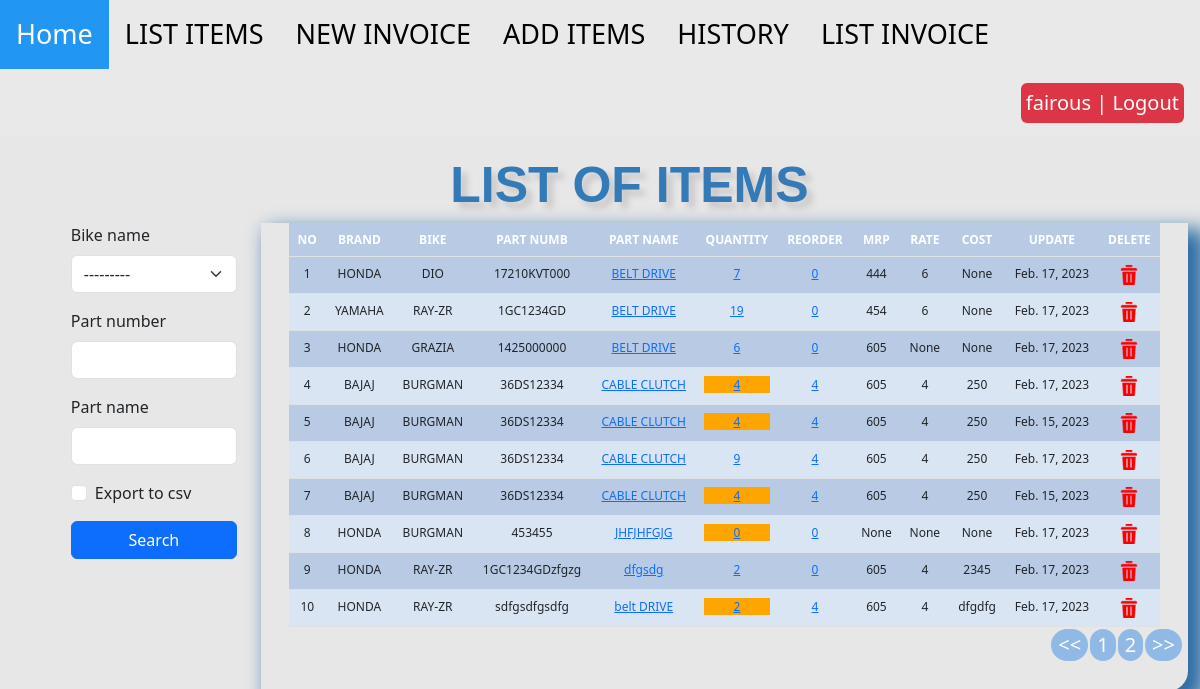
The app's page /list_items/ (signed in) with its own data.
### updatestock/models.py (models this page shows, shortened)
class Bike(models.Model):
    name = models.ForeignKey(Brand, on_delete=models.CASCADE)
    bike_name = models.CharField(max_length=50, blank=True, null=True, choices=bike_name_choice)
    def __str__(self):
        return self.bike_name

class Stock(models.Model):
    brand_name = models.ForeignKey(Brand, on_delete=models.CASCADE)
    bike_name = models.ForeignKey(Bike, on_delete=models.CASCADE, blank=True, null=True)
    part_number = models.CharField(max_length=50, blank=True, null=True)
    part_name = models.CharField(max_length=50, blank=True, null=True)
    mrp_amount = models.CharField(max_length=50, blank=True, null=True)
    exchange_rate = models.CharField(max_length=50, blank=True, null=True)
    shipping_amount = models.CharField(max_length=50, blank=True, null=True)
    cost = models.CharField(max_length=50, blank=True, null=True)
    margine = models.CharField(max_length=50, blank=True, null=True)
    add = models.CharField(max_length=50, blank=True, null=True)
    quantity = models.IntegerField(default=0, blank=True, null=True)
    receive_quantity = models.IntegerField(default=0, blank=True, null=True)
    receive_by = models.CharField(max_length=50, blank=True, null=True)
    issue_quantity = models.IntegerField(default=0, blank=True, null=True)
    issue_by = models.CharField(max_length=50, blank=True, null=True)
    issue_to = models.CharField(max_length=50, blank=True, null=True)
    created_by = models.CharField(max_length=50, blank=True, null=True)
    reorder_level = models.IntegerField(default=0, blank=True, null=True)
    export_to_CSV = models.BooleanField(default=False)
    last_updated = models.DateField(auto_now_add=False, auto_now=True)
    timestamp = models.DateField(auto_now_add=True, auto_now=False)

class Brand(models.Model):
    name = models.CharField(max_length=50, blank=True, null=True)
    def __str__(self):
        return self.name

### updatestock/views.py (the view, shortened to what this page needs)
# urls.py: path('list_items/', views.list_items, name='list_items'),
@login_required
def list_items(request):
    header = 'LIST OF ITEMS'
    form = StockSearchForm(request.POST or None)
    queryset = Stock.objects.all()
    context = {
        "header": header,
        "queryset": queryset,
        "form": form,
    }
    return render(request, "list_items.html", context)

### updatestock/forms.py
class StockSearchForm(forms.ModelForm):
    export_to_CSV = forms.BooleanField(required=False)
    class Meta:
        model = Stock
        fields = ['bike_name', 'part_number', 'part_name']

### updatestock/templates/list_items.html (shortened to what this page needs)
{% load static %}
{% load crispy_forms_filters %}
<head>
    <link href="{% static 'js/jquery-ui-1.13.2/jquery-ui.min.css' %}" rel="stylesheet">
    <link href="{% static 'js/jquery-ui-1.13.2/jquery-ui.structure.min.css' %}" rel="stylesheet">
    <link href="{% static 'js/jquery-ui-1.13.2/jquery-ui.theme.min.css' %}" rel="stylesheet">
    <link href="{% static 'css/bootstrap.min.css' %}" rel="stylesheet">
    <link href="{% static 'js/nprogress/nprogress.css' %}" rel="stylesheet">
    <link href="{% static 'css/stylesheet.css' %}" rel="stylesheet">
</head>
<body>
{% include 'navbar.html' %}
<main role="main" class="container-xxl">
    <div class="jumbotron ">
        <div class="header">{{header}}</div>
        <div class="row">
            <div class="col-sm-2">
                <form method='POST' action=''>{% csrf_token %}
                    {{form|crispy}}
                    <input class="btn btn-primary mybutton" type="submit" value='Search'/>
                </form>
            </div>
            <br>
            <div class="col-sm-10">
                <div class="display_table">
                    <table class='table'>
                        <thead>
                        <tr>
                            <th>NO</th>
                            <th>BRAND</th>
                            <th>BIKE</th>
                            <th>PART NUMB</th>
                            <th>PART NAME</th>
                            <th>QUANTITY</th>
                            <th>REORDER</th>
                            <th>MRP</th>
                            <th>RATE</th>
                            <th>COST</th>
                            <th>UPDATE</th>
                            <th>DELETE</th>
                        </tr>
                        </thead>
                        {% for instance in queryset %}
                        <tr>
                            <td>{{forloop.counter}}</td>
                            <td>{{instance.brand_name}}</td>
                            <td>{{instance.bike_name}}</td>
                            <td>{{instance.part_number}}</td>
                            <td><a href="{% url 'update_items' instance.id %}">{{instance.part_name}}</a></td>
                            <td>
                                {% if instance.quantity <= instance.reorder_level %}
                                <div style="background-color: orange;">
                                    <a href="{% url 'stock_details' instance.id %}">{{instance.quantity}}</a>
                                </div>
                                {% else %}
                                <a href="{% url 'stock_details' instance.id %}">{{instance.quantity}}</a>
                                {% endif %}
                            </td>
                            <td><a href="{% url 'reorder_level' instance.id %}">{{instance.reorder_level}}</a></td>
                            <td>{{instance.mrp_amount}}</td>
                            <td>{{instance.exchange_rate}}</td>
                            <td>{{instance.cost}}</td>
                            <td>{{instance.last_updated}}</td>
                            <td><a href="{% url 'delete_items' instance.id %}"><img
                                    src="{% static 'img/del.png' %}"></a>
                            </td>
                        </tr>
                        {% endfor %}
                    </table>
                </div>
            </div>
        </div>
    </div>
</main>
</body>
</html>

### updatestock/templates/navbar.html
<div class="topnav">
  <a class="active" href="/">Home</a>
    {% if request.user.is_authenticated %}
    <a class="nav-link" href="/list_items">LIST ITEMS</a>
    <a class="nav-link" href="/add_invoice">NEW INVOICE</a>
    <a class="nav-link" href="/add_items">ADD ITEMS</a>
    <a class="nav-link" href="/list_history">HISTORY</a>
    <a class="nav-link" href="/list_invoice">LIST INVOICE</a>
     {% endif %}
  <div class="login-container">
    <ul class="navbar-nav">
            {% if request.user.is_authenticated %}
            <li><a href="/accounts/logout">
                <button class="btn btn-danger">{{ user }} | Logout</button>
            </a></li>
            {% else %}
            <li><a href="/accounts/login"><button class="btn btn-danger">Login</button></a></li>
            {% endif %}
        </ul>
  </div>
</div>

### updatestock/static/css/stylesheet.css (style rules this page uses)
body { background-color: #e7e7e7!important; }
.table { font-size: 12px; text-align: center; width: 95%; margin: auto; text-align: center; }
.table tr:nth-child(odd) { background: #B8CAE4 }
.table tr:nth-child(even) { background: #dae5f4 }
body { background-color: #fff; height: 100%; background-position: center; background-repeat: no-repeat; background-size: cover; }
.table { font-size: 13px; text-align: center; width: 95%; margin: auto; }
.table { font-size: 13px; width: 100%; margin: auto; text-align: center; }
.mybutton { width: 100%; }
th { background-color: #337ab7; color: white; }
.display_table { border-bottom-right-radius: 20px; padding-left: 5px; padding-right: 5px; padding-bottom: 20px; box-shadow: 12px 12px 20px 6px #2e6da4; }
.header { font-family: helvetica; color: #337ab7; font-size: 50px; text-align: center; width: 100%; text-shadow: 6px 6px 6px #c9c6c6; display: block; font-weight: bolder; }
* { box-sizing: border-box; }
.topnav { overflow: hidden; background-color: #e9e9e9; }
.topnav a { float: left; display: block; color: black; text-align: center; padding: 14px 16px; text-decoration: none; font-size: 27px; }
.topnav a.active { background-color: #2196F3; color: white; }
.topnav .login-container { float: right; }
.topnav .login-container button { float: right; padding: 5px; margin-top: 0px; margin-left: 16px; font-size: 20px; border: none; cursor: pointer; }
.jumbotron { background-size: cover; padding-right: $padding-x; padding-left: 5%; padding-top: 1%; padding-bottom: 1%; }

### records on screen
Bike: bike_name "---------"
Stock: brand_name "HONDA", bike_name "DIO", part_number "17210KVT000", part_name "BELT DRIVE", quantity "7", reorder_level "0", mrp_amount "444", exchange_rate "6", cost "None", last_updated "Feb. 17, 2023"
Stock: brand_name "YAMAHA", bike_name "RAY-ZR", part_number "1GC1234GD", part_name "BELT DRIVE", quantity "19", reorder_level "0", mrp_amount "454", exchange_rate "6", cost "None", last_updated "Feb. 17, 2023"
Stock: brand_name "HONDA", bike_name "GRAZIA", part_number "1425000000", part_name "BELT DRIVE", quantity "6", reorder_level "0", mrp_amount "605", exchange_rate "None", cost "None", last_updated "Feb. 17, 2023"
Stock: brand_name "BAJAJ", bike_name "BURGMAN", part_number "36DS12334", part_name "CABLE CLUTCH", quantity "4", reorder_level "4", mrp_amount "605", exchange_rate "4", cost "250", last_updated "Feb. 17, 2023"
Stock: brand_name "BAJAJ", bike_name "BURGMAN", part_number "36DS12334", part_name "CABLE CLUTCH", quantity "4", reorder_level "4", mrp_amount "605", exchange_rate "4", cost "250", last_updated "Feb. 15, 2023"
Stock: brand_name "BAJAJ", bike_name "BURGMAN", part_number "36DS12334", part_name "CABLE CLUTCH", quantity "9", reorder_level "4", mrp_amount "605", exchange_rate "4", cost "250", last_updated "Feb. 17, 2023"
Stock: brand_name "BAJAJ", bike_name "BURGMAN", part_number "36DS12334", part_name "CABLE CLUTCH", quantity "4", reorder_level "4", mrp_amount "605", exchange_rate "4", cost "250", last_updated "Feb. 15, 2023"
Stock: brand_name "HONDA", bike_name "BURGMAN", part_number "453455", part_name "JHFJHFGJG", quantity "0", reorder_level "0", mrp_amount "None", exchange_rate "None", cost "None", last_updated "Feb. 17, 2023"
Stock: brand_name "HONDA", bike_name "RAY-ZR", part_number "1GC1234GDzfgzg", part_name "dfgsdg", quantity "2", reorder_level "0", mrp_amount "605", exchange_rate "4", cost "2345", last_updated "Feb. 17, 2023"
Stock: brand_name "HONDA", bike_name "RAY-ZR", part_number "sdfgsdfgsdfg", part_name "belt DRIVE", quantity "2", reorder_level "4", mrp_amount "605", exchange_rate "4", cost "dfgdfg", last_updated "Feb. 17, 2023"

### other values on screen
{{ user }} "fairous"
{{ header }} "LIST OF ITEMS"
